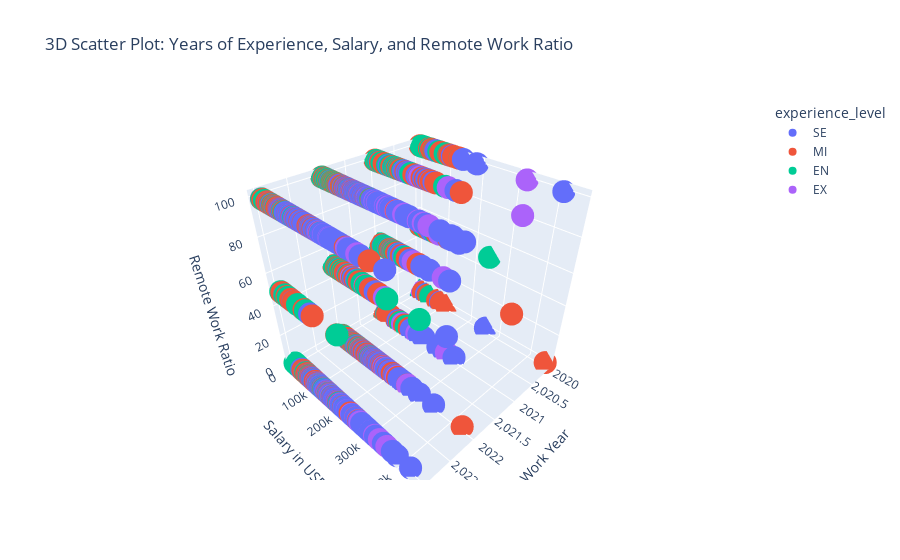

The cell this chart's notebook holds for it:
### Markdown cell above
### Generate an interactive 3D scatter plot for the relationship between years of experience, salary, and remote work ratio.

### Code cell
# Create an interactive 3D scatter plot
fig = px.scatter_3d(df, x='work_year', y='salary_in_usd', z='remote_ratio', color='experience_level',
                    title='3D Scatter Plot: Years of Experience, Salary, and Remote Work Ratio',
                    labels={'salary_in_usd': 'Salary in USD', 'work_year': 'Work Year', 'remote_ratio': 'Remote Work Ratio'})
fig.show()

### Figure 1 — Plotly figure (JSON) as saved in the notebook; plotly's stock layout.template omitted (floating-point values rounded to 4 significant figures; data arrays with more than 128 entries replaced by an {"elided": "..."} marker saying what was removed)
{"data": [{"hovertemplate": "experience_level=SE<br>Work Year=%{x}<br>Salary in USD=%{y}<br>Remote Work Ratio=%{z}<extra></extra>", "legendgroup": "SE", "marker": {"color": "#636efa", "symbol": "circle"}, "mode": "markers", "name": "SE", "scene": "scene", "showlegend": true, "type": "scatter3d", "x": {"elided": "2516 int values"}, "y": {"elided": "2516 int values"}, "z": {"elided": "2516 int values"}}, {"hovertemplate": "experience_level=MI<br>Work Year=%{x}<br>Salary in USD=%{y}<br>Remote Work Ratio=%{z}<extra></extra>", "legendgroup": "MI", "marker": {"color": "#EF553B", "symbol": "circle"}, "mode": "markers", "name": "MI", "scene": "scene", "showlegend": true, "type": "scatter3d", "x": {"elided": "805 int values"}, "y": {"elided": "805 int values"}, "z": {"elided": "805 int values"}}, {"hovertemplate": "experience_level=EN<br>Work Year=%{x}<br>Salary in USD=%{y}<br>Remote Work Ratio=%{z}<extra></extra>", "legendgroup": "EN", "marker": {"color": "#00cc96", "symbol": "circle"}, "mode": "markers", "name": "EN", "scene": "scene", "showlegend": true, "type": "scatter3d", "x": {"elided": "320 int values"}, "y": {"elided": "320 int values"}, "z": {"elided": "320 int values"}}, {"hovertemplate": "experience_level=EX<br>Work Year=%{x}<br>Salary in USD=%{y}<br>Remote Work Ratio=%{z}<extra></extra>", "legendgroup": "EX", "marker": {"color": "#ab63fa", "symbol": "circle"}, "mode": "markers", "name": "EX", "scene": "scene", "showlegend": true, "type": "scatter3d", "x": [2023, 2023, 2020, 2023, 2023, 2023, 2023, 2023, 2023, 2023, 2023, 2023, 2023, 2023, 2023, 2023, 2023, 2023, 2023, 2023, 2023, 2023, 2023, 2023, 2023, 2023, 2023, 2023, 2023, 2023, 2023, 2023, 2023, 2023, 2023, 2022, 2023, 2023, 2023, 2023, 2023, 2023, 2023, 2023, 2023, 2023, 2023, 2023, 2023, 2023, 2023, 2023, 2023, 2023, 2023, 2023, 2023, 2023, 2023, 2023, 2023, 2023, 2022, 2022, 2022, 2022, 2022, 2022, 2022, 2022, 2022, 2022, 2022, 2022, 2022, 2022, 2022, 2022, 2022, 2022, 2022, 2022, 2022, 2022, 2022, 2022, 2022, 2022, 2022, 2022, 2022, 2022, 2022, 2022, 2022, 2022, 2022, 2022, 2022, 2022, 2022, 2022, 2021, 2021, 2021, 2021, 2021, 2021, 2021, 2020, 2021, 2021, 2021, 2020], "y": [258750, 185000, 15000, 220000, 205000, 329500, 269600, 145000, 115000, 175000, 110000, 221000, 153000, 200000, 145000, 180000, 155000, 286000, 207000, 353200, 249300, 145000, 100000, 265000, 235000, 194500, 115500, 200000, 145000, 210914, 116704, 167500, 106500, 310000, 239000, 106000, 310000, 239000, 160288, 127467, 310000, 239000, 235000, 210000, 210914, 116704, 284000, 236000, 155000, 140000, 175000, 110000, 314100, 195800, 200000, 145000, 310000, 239000, 300000, 200000, 196200, 150900, 200000, 145000, 310000, 239000, 159000, 130000, 310000, 239000, 205000, 160000, 210000, 157000, 125976, 187200, 116100, 222640, 182160, 297500, 260000, 200000, 180000, 200000, 200000, 150000, 84053, 260500, 175100, 115222, 76309, 242000, 200000, 130000, 110000, 224000, 167875, 175000, 135000, 324000, 216000, 192037, 250000, 130026, 85000, 230000, 153667, 235000, 150000, 79833, 141846, 69741, 416000, 325000], "z": [0, 0, 0, 0, 0, 0, 0, 0, 0, 0, 0, 100, 100, 0, 0, 0, 0, 100, 100, 0, 0, 0, 0, 0, 0, 0, 0, 0, 0, 100, 100, 0, 0, 100, 100, 0, 100, 100, 0, 0, 100, 100, 0, 0, 100, 100, 100, 100, 0, 0, 0, 0, 0, 0, 0, 0, 100, 100, 0, 0, 0, 0, 0, 0, 100, 100, 100, 100, 100, 100, 0, 0, 100, 100, 50, 100, 100, 0, 0, 100, 100, 100, 100, 100, 100, 100, 0, 0, 0, 100, 50, 100, 100, 100, 100, 100, 100, 100, 100, 100, 100, 50, 0, 50, 0, 50, 100, 100, 100, 50, 0, 100, 100, 100]}], "layout": {"legend": {"title": {"text": "experience_level"}, "tracegroupgap": 0}, "scene": {"domain": {"x": [0, 1], "y": [0, 1]}, "xaxis": {"title": {"text": "Work Year"}}, "yaxis": {"title": {"text": "Salary in USD"}}, "zaxis": {"title": {"text": "Remote Work Ratio"}}}, "title": {"text": "3D Scatter Plot: Years of Experience, Salary, and Remote Work Ratio"}}}
